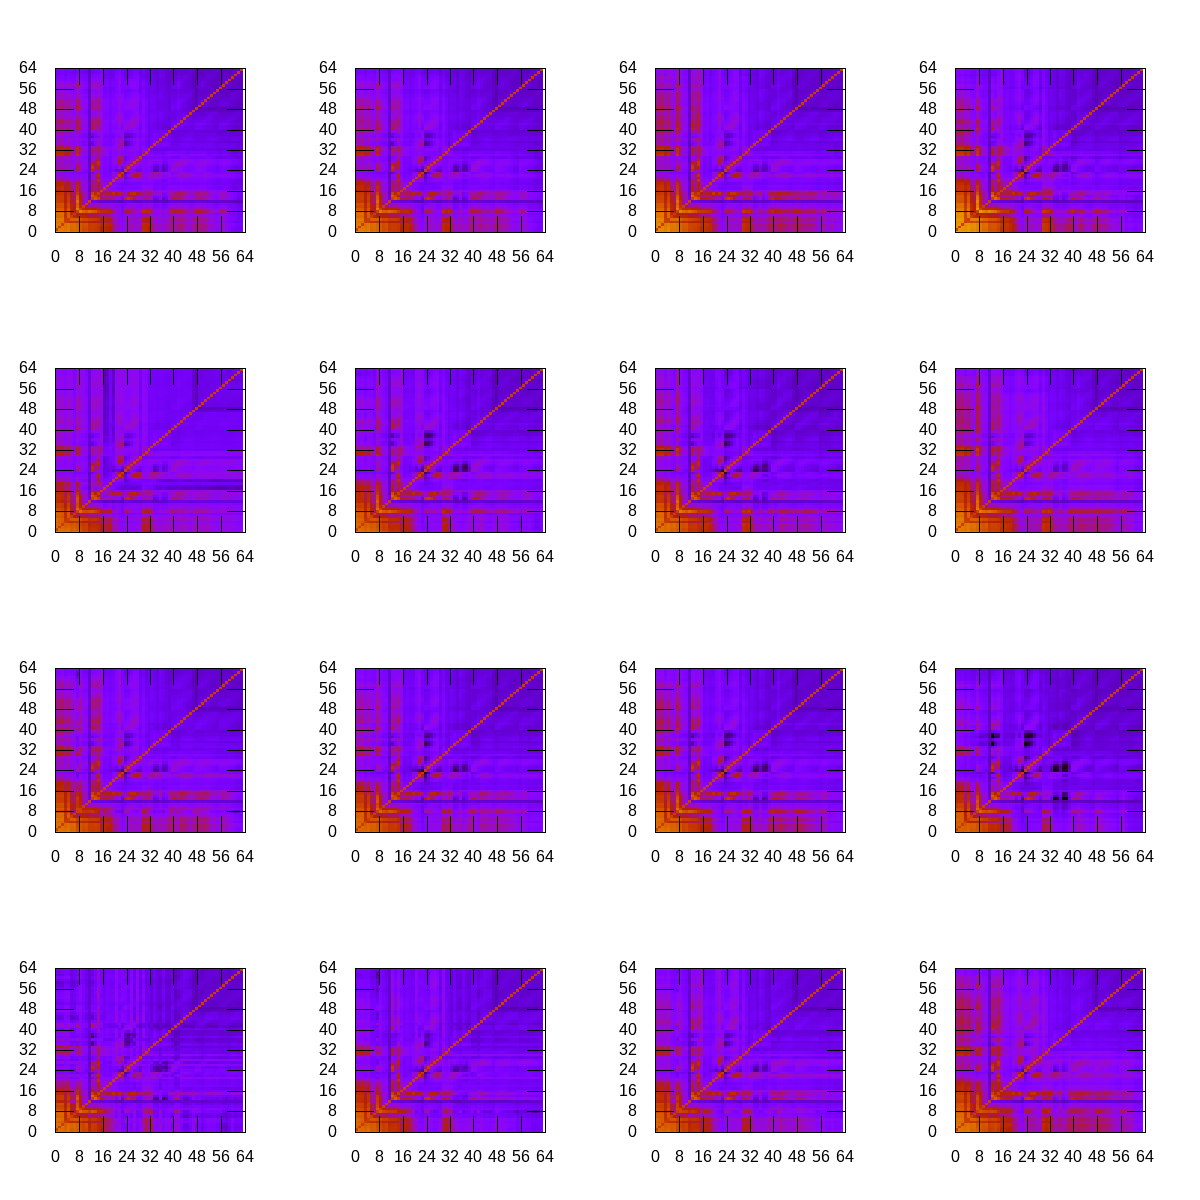

Here is the gnuplot script that generated this plot:
#!/usr/bin/gnuplot -persist
#
#    
#    	G N U P L O T
#    	Version 5.2 patchlevel 8    last modified 2019-12-01 
#    
#    	Copyright (C) 1986-1993, 1998, 2004, 2007-2019
#    	Thomas Williams, Colin Kelley and many others
#    
#    	gnuplot home:     http://www.gnuplot.info
#    	faq, bugs, etc:   type "help FAQ"
#    	immediate help:   type "help"  (plot window: hit 'h')
# set terminal qt 0 font "Sans,9"
# set output
unset clip points
set clip one
unset clip two
set errorbars front 1.000000 
set border 31 front lt black linewidth 1.000 dashtype solid
set zdata 
set ydata 
set xdata 
set y2data 
set x2data 
set boxwidth
set style fill  empty border
set style rectangle back fc  bgnd fillstyle   solid 1.00 border lt -1
set style circle radius graph 0.02 
set style ellipse size graph 0.05, 0.03 angle 0 units xy
set dummy x, y
set format x "% h" 
set format y "% h" 
set format x2 "% h" 
set format y2 "% h" 
set format z "% h" 
set format cb "% h" 
set format r "% h" 
set ttics format "% h"
set timefmt "%d/%m/%y,%H:%M"
set angles radians
set tics back
unset grid
unset raxis
set theta counterclockwise right
set style parallel front  lt black linewidth 2.000 dashtype solid
set key title "" center
set key fixed right top vertical Right noreverse enhanced autotitle nobox
set key noinvert samplen 4 spacing 1 width 0 height 0 
set key maxcolumns 0 maxrows 0
set key noopaque
unset label
unset arrow
set style increment default
unset style line
unset style arrow
set style histogram clustered gap 2 title textcolor lt -1
unset object
set style textbox transparent margins  1.0,  1.0 border  lt -1 linewidth  1.0
set offsets 0, 0, 0, 0
set pointsize 1
set pointintervalbox 1
set encoding default
unset polar
unset parametric
unset decimalsign
unset micro
unset minussign
set view map scale 1
set rgbmax 255
set samples 100, 100
set isosamples 10, 10
set surface 
unset contour
set cntrlabel  format '%8.3g' font '' start 5 interval 20
set mapping cartesian
set datafile separator whitespace
unset hidden3d
set cntrparam order 4
set cntrparam linear
set cntrparam levels 5
set cntrparam levels auto
set cntrparam firstlinetype 0 unsorted
set cntrparam points 5
set size ratio 0 1,1
set origin 0,0
set style data image
set style function lines
unset xzeroaxis
unset yzeroaxis
unset zzeroaxis
unset x2zeroaxis
unset y2zeroaxis
set xyplane relative 0.5
set tics scale  1, 0.5, 1, 1, 1
set mxtics default
set mytics default
set mztics default
set mx2tics default
set my2tics default
set mcbtics default
set mrtics default
set nomttics
set xtics border in scale 1,0.5 mirror norotate  autojustify
set xtics  norangelimit autofreq 
set ytics border in scale 1,0.5 mirror norotate  autojustify
set ytics  norangelimit autofreq 
set ztics border in scale 1,0.5 nomirror norotate  autojustify
set ztics  norangelimit autofreq 
unset x2tics
unset y2tics
set cbtics border in scale 1,0.5 mirror norotate  autojustify
set cbtics  norangelimit autofreq 
set rtics axis in scale 1,0.5 nomirror norotate  autojustify
set rtics  norangelimit autofreq 
unset ttics
set title "" 
set title  font "" textcolor lt -1 norotate
set timestamp bottom 
set timestamp "" 
set timestamp  font "" textcolor lt -1 norotate
set trange [ * : * ] noreverse nowriteback
set urange [ * : * ] noreverse nowriteback
set vrange [ * : * ] noreverse nowriteback
set xlabel "" 
set xlabel  font "" textcolor lt -1 norotate
set x2label "" 
set x2label  font "" textcolor lt -1 norotate
set xrange [ * : * ] noreverse writeback
set x2range [ * : * ] noreverse writeback
set ylabel "" 
set ylabel  font "" textcolor lt -1 rotate
set y2label "" 
set y2label  font "" textcolor lt -1 rotate
set yrange [ * : * ] noreverse writeback
set y2range [ * : * ] noreverse writeback
set zlabel "" 
set zlabel  font "" textcolor lt -1 norotate
set zrange [ * : * ] noreverse writeback
set cblabel "" 
set cblabel  font "" textcolor lt -1 rotate
set cbrange [ * : * ] noreverse writeback
set rlabel "" 
set rlabel  font "" textcolor lt -1 norotate
set rrange [ * : * ] noreverse writeback
unset logscale
unset jitter
set zero 1e-08
set lmargin  -1
set bmargin  -1
set rmargin  -1
set tmargin  -1
set locale "en_US.UTF-8"
set pm3d explicit at s
set pm3d scansautomatic
set pm3d interpolate 1,1 flush begin noftriangles noborder corners2color mean
set pm3d nolighting
set palette positive nops_allcF maxcolors 0 gamma 1.5 color model RGB 
set palette rgbformulae 7, 5, 15
set colorbox default
set colorbox vertical origin screen 0.9, 0.2 size screen 0.05, 0.6 front  noinvert bdefault
set style boxplot candles range  1.50 outliers pt 7 separation 1 labels auto unsorted
set loadpath 
set fontpath 
set psdir
set fit brief errorvariables nocovariancevariables errorscaling prescale nowrap v5
file(s,r) = sprintf('./data/processed/bes_data.shot_%s.roll_%i.cov',s,r)
GNUTERM = "qt"
s = "s142300"
r = 1000
## Last datafile plotted: "./bes_data.shot_s142300.roll_4500.cov"
set term png size 1200,1200
set output './figs/plotting.covmats.png'
set cbrange [-.25:1.75]
set xrange [0:64]
set yrange [0:64]
unset colorbox
unset xtics
unset ytics
set xtics 0,8,64
set ytics 0,8,64
r0 = 400
rstep = 190 
set multiplot
set size .25,.25
do for [vert=0:4] {
	do for [horiz=0:4] {
		i = 4*vert + horiz
		set origin horiz/4.,vert/4.
		splot file(s,r0 + rstep*i) mat notitle
	}
}
unset multiplot

set term png size 4800,300
set output './figs/plotting.covmats.zoom.png'
set xrange [24:29]
set yrange [40:47]
set xtics 0,8,64
set ytics 0,8,64
unset xtics
unset ytics
set multiplot
set size 1.5/32.,.9
#set bmargin screen 0.1
#set tmargin screen .9
set cbrange [0:.5]
do for [horiz=0:30] {
	i = horiz
	set origin horiz/32.,0.3
	set xrange [24:29]
	set yrange [40:47]
	set cbrange [-0.3:.5]
	splot file(s,r0 + rstep*i) mat notitle
	set origin horiz/32.,-0.2
	set xrange [24:29]
	set yrange [32:39]
	set cbrange [-0.3:.5]
	splot file(s,r0 + rstep*i) mat notitle
}
unset multiplot
#    EOF
